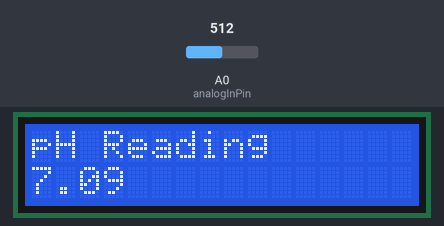
Simulated run of this sketch. Board: Arduino Uno, built with avr-gcc and run on an emulated ATmega328P. On the bench: 16×2 character LCD. Inputs (shaded band) come from the test bench; at power-on: A0 (analogInPin) = 512. What the sketch prints to the serial monitor is not drawn.

Above: at 1.2 s.
1.3 s: A0 (analogInPin) set to 716
At 2.8 s:
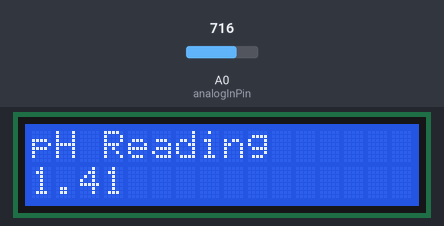
3.8 s: A0 (analogInPin) set to 900
At 5.7 s:
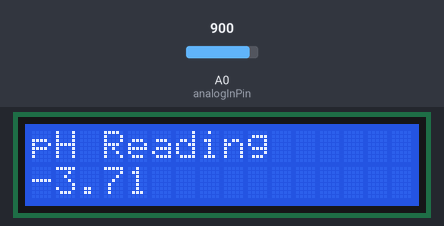
6.0 s: A0 (analogInPin) set to 1023
At 7.7 s:
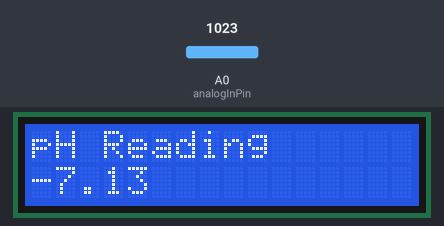
8.2 s: A0 (analogInPin) set to 779
At 9.6 s:
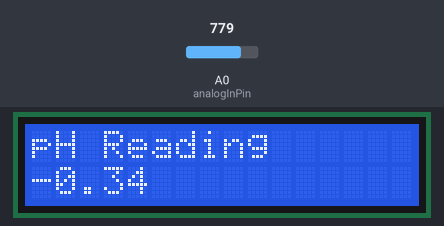
10.4 s: A0 (analogInPin) set to 752
At 11.5 s:
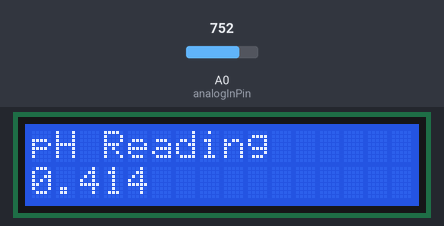
Timing chart, 0 to 13.4 s (numbered marks = the images above; inputs shaded):
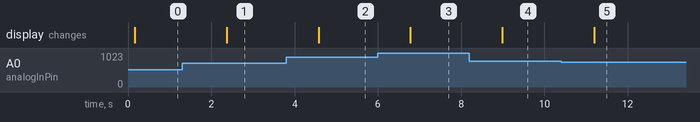

The sketch:

arduino_pH_meter.ino
```cpp
#include <LiquidCrystal.h>

const int analogInPin = A0;
int sensorValue = 0;
unsigned long int avgValue;
float b;
int buf[10],temp;
LiquidCrystal pH_lcd(2, 3, 4, 5, 6, 7);
void setup() {
 Serial.begin(9600);
 pH_lcd.begin(16, 2);
 pH_lcd.setCursor(0, 0);
 pH_lcd.print("pH Reading");

}

void loop() {
 for(int i=0;i<10;i++)
 {
  buf[i]=analogRead(analogInPin);
  delay(10);
 }
 for(int i=0;i<9;i++)
 {
  for(int j=i+1;j<10;j++)
  {
   if(buf[i]>buf[j])
   {
    temp=buf[i];
    buf[i]=buf[j];
    buf[j]=temp;
   }
  }
 }
 avgValue=0;
 for(int i=2;i<8;i++)
 avgValue+=buf[i];
 float pHVol=(float)avgValue*5.0/1024/6;
 float phValue = -5.70 * pHVol + 21.34;
 Serial.print("sensor = ");
 Serial.println(phValue);
 pH_lcd.setCursor(0, 1);
 pH_lcd.print(phValue);
 delay(1000);
}
```

Measured:
- after the input at 1.3 s, the display: changes after 1.1 s (image 1)
- after the input at 3.8 s, the display: changes after 0.78 s (image 2)
- after the input at 6.0 s, the display: changes after 0.78 s (image 3)
- after the input at 8.2 s, the display: changes after 0.79 s (image 4)
- after the input at 10.4 s, the display: changes after 0.79 s (image 5)
